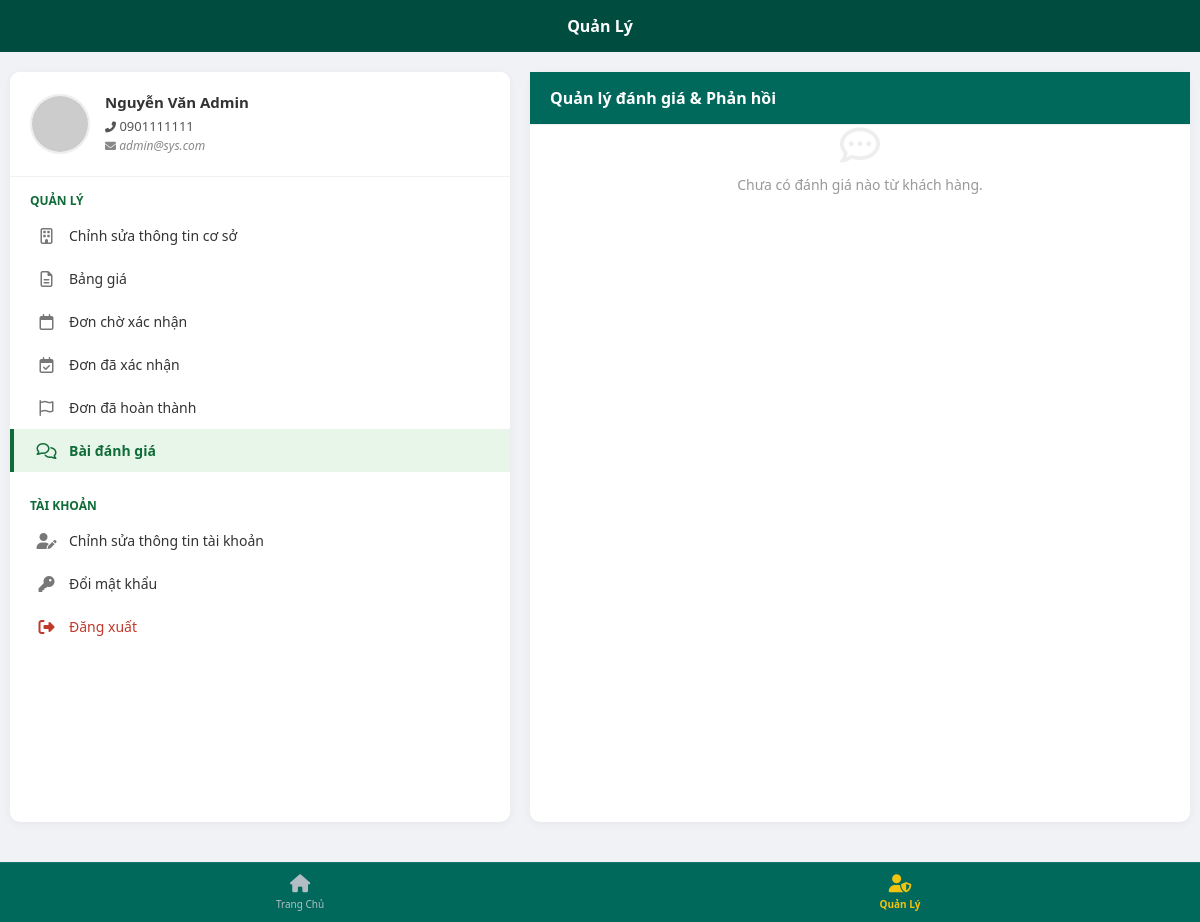
Screenshot of /chusan/quanly.php?tab=danhgia (signed in) with the database file from the repository.
### tables this page shows
CREATE TABLE `nguoi_dung` (
  `id` int(11) NOT NULL,
  `ho_ten` varchar(100) NOT NULL,
  `sdt` varchar(15) NOT NULL,
  `mat_khau` varchar(255) NOT NULL,
  `email` varchar(100) DEFAULT NULL,
  `vai_tro` enum('admin','chu_san','khach_hang') DEFAULT 'khach_hang',
  `trang_thai` tinyint(1) DEFAULT 1,
  `ngay_tao` timestamp NOT NULL DEFAULT current_timestamp()
);

### chusan/quanly.php (the view, shortened to what this page needs)
<?php
require_once '../config/db.php';
$days_map = ['Monday' => 'Thứ Hai', 'Tuesday' => 'Thứ Ba', 'Wednesday' => 'Thứ Tư', 'Thursday' => 'Thứ Năm', 'Friday' => 'Thứ Sáu', 'Saturday' => 'Thứ Bảy', 'Sunday' => 'Chủ Nhật'];
$display_date = $days_map[date('l')] . ', ' . date('d/m/Y');
$user_id = $_SESSION['user_id_chu'];
$co_so_id = 0;
if ($co_so_id == 0) {
    $sql_first = "SELECT id FROM co_so WHERE chu_san_id = $user_id LIMIT 1";
    $res_first = $conn->query($sql_first);
    if ($res_first && $res_first->num_rows > 0) {
        $co_so_id = $res_first->fetch_assoc()['id'];
        $_SESSION['current_co_so_id'] = $co_so_id;
    } else {
        $co_so_id = 0;
    }
}
$tab = isset($_GET['tab']) ? $_GET['tab'] : 'choxn';
?>
<!doctype html>
<html>
<head>
    <link rel="stylesheet" href="https://cdnjs.cloudflare.com/ajax/libs/font-awesome/6.4.0/css/all.min.css">
    <link rel="stylesheet" href="../assets/css/style.css">
</head>
<body>
    <div class="profile-header-bar">Quản Lý</div>
    <div class="profile-container">
        <?php if (isset($_SESSION['user_id_chu'])): ?>
            <?php
            $user_id = $_SESSION['user_id_chu'];
            $sql_user = "SELECT * FROM nguoi_dung WHERE id = $user_id";
            $user = $conn->query($sql_user)->fetch_assoc();
            $avatar_url = "https://ui-avatars.com/api/?name=" . urlencode($user['ho_ten']) . "&background=random&color=fff";
            ?>
            <div class="sidebar">
                <div class="user-info-card">
                    <img src="<?php echo $avatar_url; ?>" class="user-avatar-img">
                    <div class="user-details">
                        <h3><?php echo $user['ho_ten']; ?></h3>
                        <p><i class="fas fa-phone-alt" style="font-size:11px;"></i> <?php echo $user['sdt']; ?></p>
                        <p class="email"><i class="fas fa-envelope" style="font-size:11px;"></i> <?php echo $user['email']; ?></p>
                    </div>
                </div>
                <div class="section-title">Quản Lý</div>
                <div class="menu-list">
                    <a href="quanly.php?tab=profile_coso" class="menu-item <?php echo ($tab == 'profile_coso') ? 'active' : ''; ?>">
                        <i class="far fa-building"></i> <span>Chỉnh sửa thông tin cơ sở</span>
                    </a>
                    <a href="quanly.php?tab=price" class="menu-item <?php echo ($tab == 'price') ? 'active' : ''; ?>">
                        <i class="far fa-file-lines"></i> <span>Bảng giá</span>
                    </a>
                    <a href="quanly.php?tab=choxn" class="menu-item <?php echo ($tab == 'choxn') ? 'active' : ''; ?>">
                        <i class="far fa-calendar"></i> <span>Đơn chờ xác nhận</span>
                    </a>
                    <a href="quanly.php?tab=daxn" class="menu-item <?php echo ($tab == 'daxn') ? 'active' : ''; ?>">
                        <i class="far fa-calendar-check"></i> <span>Đơn đã xác nhận</span>
                    </a>
                    <a href="quanly.php?tab=daht" class="menu-item <?php echo ($tab == 'daht') ? 'active' : ''; ?>">
                        <i class="far fa-flag"></i> <span>Đơn đã hoàn thành</span>
                    </a>
                    <a href="quanly.php?tab=danhgia" class="menu-item <?php echo ($tab == 'danhgia') ? 'active' : ''; ?>">
                        <i class="far fa-comments"></i> <span>Bài đánh giá</span>
                    </a>
                </div>
                <div class="section-title">Tài Khoản</div>
                <div class="menu-list">
                    <a href="quanly.php?tab=profile_user" class="menu-item <?php echo ($tab == 'profile_user') ? 'active' : ''; ?>">
                        <i class="fas fa-user-edit"></i> <span>Chỉnh sửa thông tin tài khoản</span>
                    </a>
                    <a href="quanly.php?tab=password" class="menu-item <?php echo ($tab == 'password') ? 'active' : ''; ?>">
                        <i class="fas fa-key"></i> <span>Đổi mật khẩu</span>
                    </a>
                    <a href="../taikhoan/dangxuatchu.php" class="menu-item" style="color: #c0392b;">
                        <i class="fas fa-sign-out-alt" style="color: #c0392b;"></i> <span>Đăng xuất</span>
                    </a>
                </div>
            </div>
            <div class="content-area">
                <?php if ($tab == 'choxn'): ?>
                    <?php
                    $sql_booking = "SELECT dl.*, s.ten_san, c.ten_co_so, c.dia_chi_cu_the, c.quan_huyen, c.tinh_thanh, dl.trang_thai_don, dl.tong_tien FROM dat_lich dl JOIN san s ON dl.san_id = s.id JOIN co_so c ON dl.co_so_id = c.id WHERE dl.co_so_id = $co_so_id AND dl.trang_thai_don = 'cho_xac_nhan' ";
                    $res_booking = $conn->query($sql_booking);
                    ?>
                    <div class="content-header">
                        <h2>Danh sách đơn chờ xác nhận</h2>
                        <form action="quanly.php" method="GET" class="filter-wrapper">
                            <input type="hidden" name="tab" value="choxn">
                            <span class="date-label">Ngày: <?php echo $display_date ?></span>
                        </form>
                    </div>
                    <?php if ($res_booking && $res_booking->num_rows > 0): ?>
                        <div>
                            <?php while ($row = $res_booking->fetch_assoc()):
                                $time_str = date('H:i', strtotime($row['gio_bat_dau'])) . ' - ' . date('H:i', strtotime($row['gio_ket_thuc']));
                                $status_text = "";
                                $status_color = "";
                                $status_icon = "";
                                switch ($row['trang_thai_don']) {
                                    case 'cho_xac_nhan':
                                        $status_text = "Chờ xác nhận";
                                        $status_color = "#f39c12";
                                        $status_icon = "fa-clock";
                                        break;
                                }
                            ?>
                                <div class="history-item" onclick="window.location.href='chitiet_don.php?id=<?php echo $row['id']; ?>'" style="cursor: pointer;">
                                    <div class="tag-tick"></div>
                                    <div class="status-badge" style="color: <?php echo $status_color; ?>;">
                                        <?php echo $status_text; ?> <i class="fas <?php echo $status_icon; ?>"></i>
                                    </div>
                                    <div class="stadium-name"><?php echo $row['ten_san']; ?></div>
                                    <div style="font-size:14px; color:#555; margin-bottom:3px;">
                                        Chi tiết: <b><?php echo $row['ten_san']; ?> : <?php echo $time_str; ?> | Ngày <?php echo date('d/m/Y', strtotime($row['ngay_dat'])); ?></b>
                                    </div>
                                    <div style="font-size:14px; color:#555;">Tổng tiền: <b><?php echo number_format($row['tong_tien'], 0, ',', '.') ?> VND</b></div>
                                    <div class="action-buttons-row">
                                        <form action="ql_xuly_don.php" method="POST" style="display:inline;">
                                            <input type="hidden" name="booking_id" value="<?php echo $row['id']; ?>">
                                            <input type="hidden" name="action" value="confirm">
                                            <input type="hidden" name="current_tab" value="choxn">
                                            <button type="submit" class="btn-action btn-accept">
                                                <i class="fas fa-check"></i> Xác nhận
                                            </button>
                                        </form>
                                        <form action="ql_xuly_don.php" method="POST" style="display:inline;" onsubmit="return confirm('Bạn có chắc chắn muốn từ chối đơn này?');">
                                            <input type="hidden" name="booking_id" value="<?php echo $row['id']; ?>">
                                            <input type="hidden" name="action" value="reject">
                                            <input type="hidden" name="current_tab" value="choxn">
                                            <button type="submit" class="btn-action btn-deny">
                                                <i class="fas fa-times"></i> Từ chối
                                            </button>
                                        </form>
                                    </div>
                                </div>
                            <?php endwhile; ?>
                        </div>
                    <?php else: ?>
                        <div class="empty-state">
                            <i class="far fa-calendar-times" style="font-size: 40px; margin-bottom: 10px; color: #eee;"></i>
                            <p>Không tìm thấy đơn nào.</p>
                        </div>
                    <?php endif; ?>
                <?php elseif ($tab == 'danhgia'): ?>
                    <?php
                    $sql_dg = "SELECT dg.*, nd.ho_ten
                               FROM danh_gia dg
                               JOIN nguoi_dung nd ON dg.nguoi_dung_id = nd.id
                               WHERE dg.co_so_id = $co_so_id
                               ORDER BY dg.ngay_tao DESC";
                    $res_dg = $conn->query($sql_dg);
                    ?>
                    <div class="content-header">
                        <h2>Quản lý đánh giá & Phản hồi</h2>
                    </div>
                    <div style="padding-bottom: 50px;">
                        <?php if ($res_dg && $res_dg->num_rows > 0): ?>
                            <?php while ($row = $res_dg->fetch_assoc()): ?>
                                <?php
                                $avatar_user = "https://ui-avatars.com/api/?name=" . urlencode($row['ho_ten']) . "&background=random&color=fff&size=50";
                                $so_sao = intval($row['so_sao']);
                                ?>
                                <div class="history-item" style="display: block; cursor: default; padding: 20px;">
                                    <div style="display: flex; gap: 15px; margin-bottom: 10px;">
                                        <img src="<?php echo $avatar_user; ?>" style="width: 40px; height: 40px; border-radius: 50%;">
                                        <div>
                                            <div style="font-weight: bold; color: #333;"><?php echo $row['ho_ten']; ?></div>
                                            <div style="font-size: 12px; color: #777;">
                                                <?php echo date('H:i d/m/Y', strtotime($row['ngay_tao'])); ?>
                                            </div>
                                        </div>
                                        <div style="margin-left: auto;">
                                            <?php for ($i = 1; $i <= 5; $i++): ?>
                                                <i class="fas fa-star" style="color: <?php echo ($i <= $so_sao) ? '#f1c40f' : '#ddd'; ?>; font-size: 14px;"></i>
                                            <?php endfor; ?>
                                        </div>
                                    </div>
                                    <div style="background: #f9f9f9; padding: 10px; border-radius: 5px; color: #555; margin-bottom: 15px;">
                                        <?php echo nl2br(htmlspecialchars($row['noi_dung'])); ?>
                                    </div>
                                    <div style="border-top: 1px dashed #ddd; padding-top: 15px;">
                                        <form action="ql_xuly_danhgia.php" method="POST">
                                            <input type="hidden" name="danh_gia_id" value="<?php echo $row['id']; ?>">
                                            <label style="font-size: 13px; font-weight: bold; color: #2980b9; display: block; margin-bottom: 5px;">
                                                <i class="fas fa-reply"></i> Phản hồi của bạn:
                                            </label>
                                            <textarea name="phan_hoi" rows="2" class="form-control-row"
                                                placeholder="Nhập nội dung phản hồi khách hàng..."
                                                style="width: 100%; resize: vertical; padding: 8px; border: 1px solid #ccc;"><?php echo $row['phan_hoi_chu_san']; ?></textarea>
                                            <div style="text-align: right; margin-top: 10px;">
                                                <button type="submit" class="btn-action btn-accept" style="padding: 6px 15px; font-size: 13px;">
                                                    <?php echo empty($row['phan_hoi_chu_san']) ? 'Gửi phản hồi' : 'Cập nhật phản hồi'; ?>
                                                </button>
                                            </div>
                                        </form>
                                    </div>
                                </div>
                            <?php endwhile; ?>
                        <?php else: ?>
                            <div class="empty-state">
                                <i class="far fa-comment-dots" style="font-size: 40px; margin-bottom: 10px; color: #eee;"></i>
                                <p>Chưa có đánh giá nào từ khách hàng.</p>
                            </div>
                        <?php endif; ?>
                    </div>
                <?php endif; ?>
            </div>
        <?php endif; ?>
    </div>
    <div class="bottom-nav">
        <a href="trangchu.php" class="nav-item">
            <i class="fas fa-home"></i> <span>Trang Chủ</span>
        </a>
        <div class="nav-item active">
            <i class="fas fa-user-shield"></i> <span>Quản Lý</span>
        </div>
    </div>
</body>
</html>

### rows the page displays
nguoi_dung: ho_ten "Nguyễn Văn Admin", sdt "0901111111", email "admin@sys.com"
